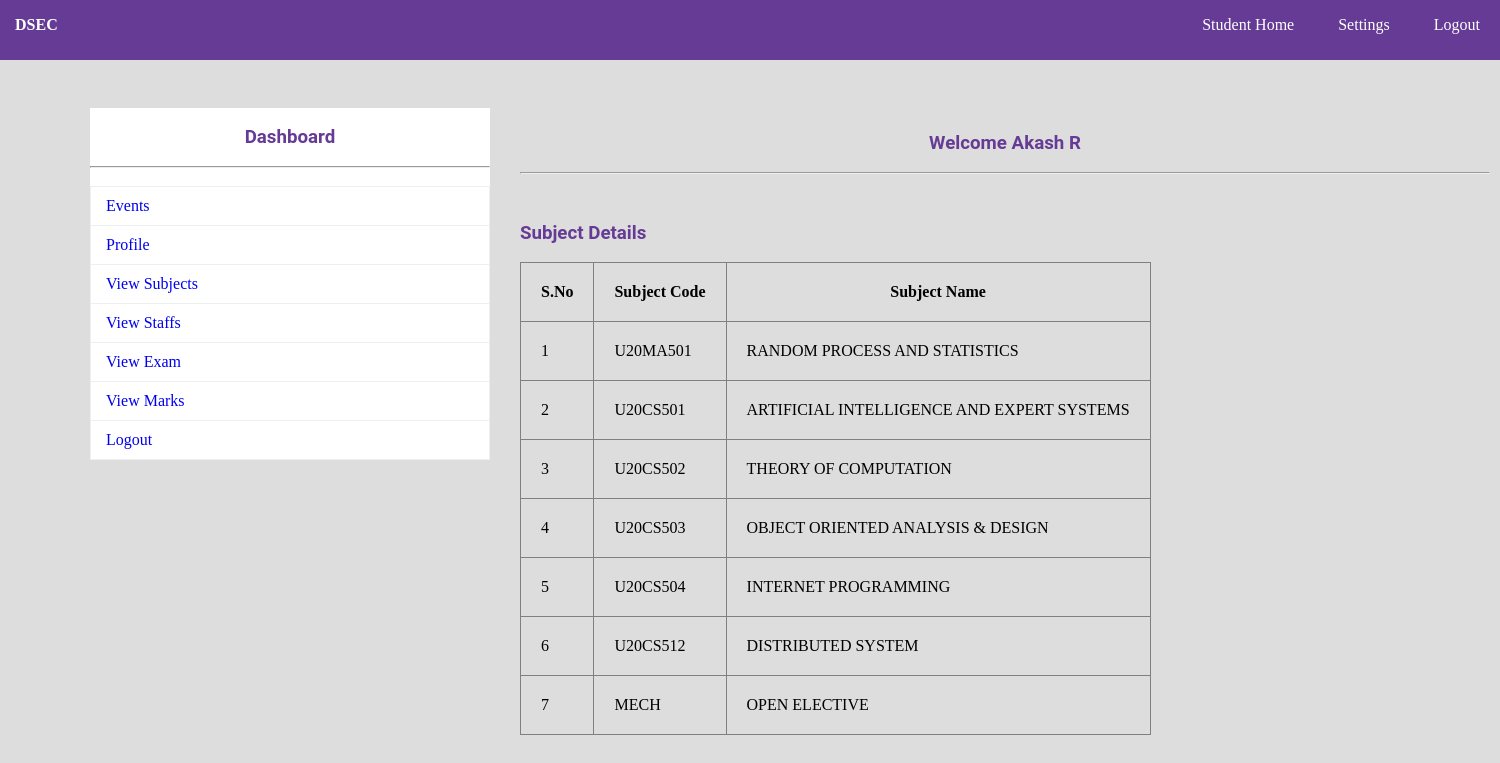
/college/stu_view_sub.php (signed in), run on the app's committed database.
### tables this page shows
CREATE TABLE `sub` (
  `SID` int(11) NOT NULL,
  `SCODE` varchar(150) NOT NULL,
  `SUBNAME` varchar(150) NOT NULL
);

### college/stu_view_sub.php (the view, shortened to what this page needs)
<?php
	include"database.php";
?>
<!DOCTYPE html>
<html>
	<head>
		<link rel="stylesheet" type="text/css" href="css/style.css">
	</head>
	<body>
				<?php include"navbar.php";?><br>
			<div id="section">
					<?php include"sidebar.php";?><br><br><br>
					<h3 class="text">Welcome <?php echo $_SESSION["SNAME"]; ?></h3><br><hr><br>
				<div class="tbox" >
					<h3 style="margin-top:30px;"> Subject Details</h3><br>
					<table border="1px" >
						<tr>
							<th>S.No</th>
							<th>Subject Code</th>
							<th>Subject Name</th>
						</tr>
						<?php
							$s="select * from sub";
							$res=$db->query($s);
							if($res->num_rows>0)
							{
								$i=0;
								while($r=$res->fetch_assoc())
								{
									$i++;
									echo "
										<tr>
										<td>{$i}</td>
										<td>{$r["SCODE"]}</td>
										<td>{$r["SUBNAME"]}</td>
										</tr>
									";
								}
							}
							else
							{
								echo "No Record Found";
							}
						?>
					</table>
				</div>
			</div>
	</body>
</html>

### college/css/style.css (style rules this page uses)
* { padding:0px; margin:0px; }
html { background:#dddddd; }
h1,h2,h3,h4,h5,h6,label { font-family:roboto; color:#663b95; }
.text { text-align:center; }
#section { height:auto; width:1400px; margin-left:90px; font-family:cambria; }
.tbox { float:left; }
.tbox table { border-collapse:collapse; }
tr,td,th { padding:20px; }
table { border-collapse:collapse; }

### data on the page
sub: SCODE "U20MA501", SUBNAME "RANDOM PROCESS AND STATISTICS"
sub: SCODE "U20CS501", SUBNAME "ARTIFICIAL INTELLIGENCE AND EXPERT SYSTEMS"
sub: SCODE "U20CS502", SUBNAME "THEORY OF COMPUTATION"
sub: SCODE "U20CS503", SUBNAME "OBJECT ORIENTED ANALYSIS & DESIGN"
sub: SCODE "U20CS504", SUBNAME "INTERNET PROGRAMMING"
sub: SCODE "U20CS512", SUBNAME "DISTRIBUTED SYSTEM"
sub: SCODE "MECH", SUBNAME "OPEN ELECTIVE"

### other printed values
$_SESSION["SNAME"] "Akash R"
